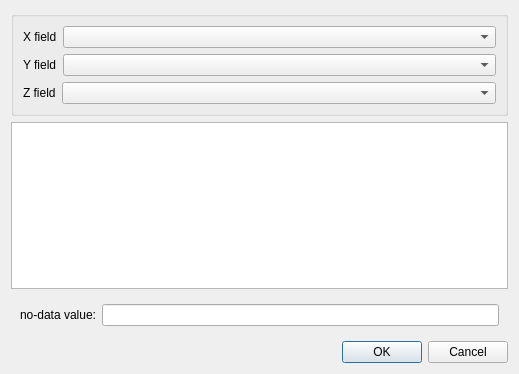
<?xml version="1.0" encoding="UTF-8"?>
<ui version="4.0">
 <class>PointSetDialog</class>
 <widget class="QDialog" name="PointSetDialog">
  <property name="geometry">
   <rect>
    <x>0</x>
    <y>0</y>
    <width>519</width>
    <height>374</height>
   </rect>
  </property>
  <property name="windowTitle">
   <string>Point Set metadata</string>
  </property>
  <layout class="QVBoxLayout" name="verticalLayout">
   <item>
    <widget class="QGroupBox" name="groupBox">
     <property name="title">
      <string/>
     </property>
     <layout class="QVBoxLayout" name="verticalLayout_2">
      <item>
       <layout class="QHBoxLayout" name="horizontalLayout">
        <item>
         <widget class="QLabel" name="label">
          <property name="sizePolicy">
           <sizepolicy hsizetype="Minimum" vsizetype="Preferred">
            <horstretch>0</horstretch>
            <verstretch>0</verstretch>
           </sizepolicy>
          </property>
          <property name="text">
           <string>X field</string>
          </property>
         </widget>
        </item>
        <item>
         <widget class="QComboBox" name="cmbX">
          <property name="sizePolicy">
           <sizepolicy hsizetype="MinimumExpanding" vsizetype="Fixed">
            <horstretch>0</horstretch>
            <verstretch>0</verstretch>
           </sizepolicy>
          </property>
         </widget>
        </item>
       </layout>
      </item>
      <item>
       <layout class="QHBoxLayout" name="horizontalLayout_2">
        <item>
         <widget class="QLabel" name="label_2">
          <property name="sizePolicy">
           <sizepolicy hsizetype="Minimum" vsizetype="Preferred">
            <horstretch>0</horstretch>
            <verstretch>0</verstretch>
           </sizepolicy>
          </property>
          <property name="text">
           <string>Y field</string>
          </property>
         </widget>
        </item>
        <item>
         <widget class="QComboBox" name="cmbY">
          <property name="sizePolicy">
           <sizepolicy hsizetype="MinimumExpanding" vsizetype="Fixed">
            <horstretch>0</horstretch>
            <verstretch>0</verstretch>
           </sizepolicy>
          </property>
         </widget>
        </item>
       </layout>
      </item>
      <item>
       <layout class="QHBoxLayout" name="horizontalLayout_3">
        <item>
         <widget class="QLabel" name="label_3">
          <property name="sizePolicy">
           <sizepolicy hsizetype="Minimum" vsizetype="Preferred">
            <horstretch>0</horstretch>
            <verstretch>0</verstretch>
           </sizepolicy>
          </property>
          <property name="text">
           <string>Z field</string>
          </property>
         </widget>
        </item>
        <item>
         <widget class="QComboBox" name="cmbZ">
          <property name="sizePolicy">
           <sizepolicy hsizetype="MinimumExpanding" vsizetype="Fixed">
            <horstretch>0</horstretch>
            <verstretch>0</verstretch>
           </sizepolicy>
          </property>
         </widget>
        </item>
       </layout>
      </item>
     </layout>
    </widget>
   </item>
   <item>
    <widget class="QPlainTextEdit" name="txtFileSample">
     <property name="minimumSize">
      <size>
       <width>400</width>
       <height>0</height>
      </size>
     </property>
     <property name="font">
      <font>
       <family>Courier New</family>
      </font>
     </property>
     <property name="lineWrapMode">
      <enum>QPlainTextEdit::NoWrap</enum>
     </property>
     <property name="readOnly">
      <bool>true</bool>
     </property>
    </widget>
   </item>
   <item>
    <widget class="QWidget" name="widget" native="true">
     <layout class="QHBoxLayout" name="horizontalLayout_4">
      <item>
       <widget class="QLabel" name="label_4">
        <property name="text">
         <string>no-data value:</string>
        </property>
       </widget>
      </item>
      <item>
       <widget class="QLineEdit" name="txtNDV"/>
      </item>
     </layout>
    </widget>
   </item>
   <item>
    <widget class="QDialogButtonBox" name="buttonBox">
     <property name="orientation">
      <enum>Qt::Horizontal</enum>
     </property>
     <property name="standardButtons">
      <set>QDialogButtonBox::Cancel|QDialogButtonBox::Ok</set>
     </property>
    </widget>
   </item>
  </layout>
 </widget>
 <resources/>
 <connections>
  <connection>
   <sender>buttonBox</sender>
   <signal>accepted()</signal>
   <receiver>PointSetDialog</receiver>
   <slot>accept()</slot>
   <hints>
    <hint type="sourcelabel">
     <x>248</x>
     <y>254</y>
    </hint>
    <hint type="destinationlabel">
     <x>157</x>
     <y>274</y>
    </hint>
   </hints>
  </connection>
  <connection>
   <sender>buttonBox</sender>
   <signal>rejected()</signal>
   <receiver>PointSetDialog</receiver>
   <slot>reject()</slot>
   <hints>
    <hint type="sourcelabel">
     <x>316</x>
     <y>260</y>
    </hint>
    <hint type="destinationlabel">
     <x>286</x>
     <y>274</y>
    </hint>
   </hints>
  </connection>
 </connections>
</ui>
